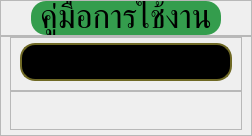
         <widget class="QWidget" name="manual_page">
          <layout class="QVBoxLayout" name="verticalLayout_6">
           <property name="spacing">
            <number>0</number>
           </property>
           <property name="leftMargin">
            <number>0</number>
           </property>
           <property name="topMargin">
            <number>0</number>
           </property>
           <property name="rightMargin">
            <number>0</number>
           </property>
           <property name="bottomMargin">
            <number>0</number>
           </property>
           <item>
            <widget class="QFrame" name="manual_title_group">
             <property name="maximumSize">
              <size>
               <width>16777215</width>
               <height>55</height>
              </size>
             </property>
             <property name="frameShape">
              <enum>QFrame::StyledPanel</enum>
             </property>
             <property name="frameShadow">
              <enum>QFrame::Raised</enum>
             </property>
             <layout class="QHBoxLayout" name="horizontalLayout_10">
              <property name="spacing">
               <number>0</number>
              </property>
              <property name="leftMargin">
               <number>30</number>
              </property>
              <property name="topMargin">
               <number>0</number>
              </property>
              <property name="rightMargin">
               <number>30</number>
              </property>
              <property name="bottomMargin">
               <number>0</number>
              </property>
              <item>
               <widget class="QLabel" name="manual_title">
                <property name="maximumSize">
                 <size>
                  <width>16777215</width>
                  <height>45</height>
                 </size>
                </property>
                <property name="font">
                 <font>
                  <family>Kanit</family>
                  <pointsize>25</pointsize>
                 </font>
                </property>
                <property name="styleSheet">
                 <string notr="true">background-color: rgb(52, 157, 77);
border-radius: 15px;</string>
                </property>
                <property name="text">
                 <string>คู่มือการใช้งาน</string>
                </property>
                <property name="alignment">
                 <set>Qt::AlignCenter</set>
                </property>
               </widget>
              </item>
             </layout>
            </widget>
           </item>
           <item>
            <widget class="QFrame" name="frame_3">
             <property name="frameShape">
              <enum>QFrame::StyledPanel</enum>
             </property>
             <property name="frameShadow">
              <enum>QFrame::Raised</enum>
             </property>
             <layout class="QVBoxLayout" name="verticalLayout_28">
              <property name="spacing">
               <number>0</number>
              </property>
              <property name="topMargin">
               <number>0</number>
              </property>
              <property name="bottomMargin">
               <number>5</number>
              </property>
              <item>
               <widget class="QFrame" name="frame_12">
                <property name="frameShape">
                 <enum>QFrame::StyledPanel</enum>
                </property>
                <property name="frameShadow">
                 <enum>QFrame::Raised</enum>
                </property>
                <layout class="QHBoxLayout" name="horizontalLayout_67">
                 <property name="topMargin">
                  <number>5</number>
                 </property>
                 <item>
                  <widget class="QGroupBox" name="manual_video">
                   <property name="styleSheet">
                    <string notr="true">QWidget {
	
	background-color: rgb(0, 0, 0);
	border: solid;
	border-width: 2px;
	border-color: rgb(111, 105, 37);
	border-radius: 15px;
	padding: 10px;
}</string>
                   </property>
                  </widget>
                 </item>
                </layout>
               </widget>
              </item>
              <item>
               <widget class="QFrame" name="frame_13">
                <property name="maximumSize">
                 <size>
                  <width>16777215</width>
                  <height>50</height>
                 </size>
                </property>
                <property name="styleSheet">
                 <string notr="true">QPushButton {
	border: none;
}</string>
                </property>
                <property name="frameShape">
                 <enum>QFrame::StyledPanel</enum>
                </property>
                <property name="frameShadow">
                 <enum>QFrame::Raised</enum>
                </property>
                <layout class="QHBoxLayout" name="horizontalLayout_66">
                 <property name="spacing">
                  <number>10</number>
                 </property>
                 <property name="topMargin">
                  <number>0</number>
                 </property>
                 <property name="bottomMargin">
                  <number>0</number>
                 </property>
                 <item>
                  <widget class="QPushButton" name="button_video_play">
                   <property name="minimumSize">
                    <size>
                     <width>0</width>
                     <height>0</height>
                    </size>
                   </property>
                   <property name="maximumSize">
                    <size>
                     <width>120</width>
                     <height>16777215</height>
                    </size>
                   </property>
                   <property name="font">
                    <font>
                     <family>Kanit</family>
                     <pointsize>20</pointsize>
                    </font>
                   </property>
                   <property name="cursor">
                    <cursorShape>PointingHandCursor</cursorShape>
                   </property>
                   <property name="styleSheet">
                    <string notr="true"/>
                   </property>
                   <property name="text">
                    <string/>
                   </property>
                   <property name="icon">
                    <iconset resource="resource.qrc">
                     <normaloff>:/assets/icon/play.png</normaloff>:/assets/icon/play.png</iconset>
                   </property>
                   <property name="iconSize">
                    <size>
                     <width>55</width>
                     <height>55</height>
                    </size>
                   </property>
                  </widget>
                 </item>
                 <item>
                  <widget class="QPushButton" name="button_video_pause">
                   <property name="minimumSize">
                    <size>
                     <width>0</width>
                     <height>0</height>
                    </size>
                   </property>
                   <property name="maximumSize">
                    <size>
                     <width>120</width>
                     <height>16777215</height>
                    </size>
                   </property>
                   <property name="font">
                    <font>
                     <family>Kanit</family>
                     <pointsize>20</pointsize>
                    </font>
                   </property>
                   <property name="cursor">
                    <cursorShape>PointingHandCursor</cursorShape>
                   </property>
                   <property name="styleSheet">
                    <string notr="true"/>
                   </property>
                   <property name="text">
                    <string/>
                   </property>
                   <property name="icon">
                    <iconset resource="resource.qrc">
                     <normaloff>:/assets/icon/pause.png</normaloff>:/assets/icon/pause.png</iconset>
                   </property>
                   <property name="iconSize">
                    <size>
                     <width>50</width>
                     <height>50</height>
                    </size>
                   </property>
                  </widget>
                 </item>
                 <item>
                  <widget class="QPushButton" name="button_video_stop">
                   <property name="minimumSize">
                    <size>
                     <width>0</width>
                     <height>0</height>
                    </size>
                   </property>
                   <property name="maximumSize">
                    <size>
                     <width>120</width>
                     <height>16777215</height>
                    </size>
                   </property>
                   <property name="font">
                    <font>
                     <family>Kanit</family>
                     <pointsize>20</pointsize>
                    </font>
                   </property>
                   <property name="cursor">
                    <cursorShape>PointingHandCursor</cursorShape>
                   </property>
                   <property name="styleSheet">
                    <string notr="true"/>
                   </property>
                   <property name="text">
                    <string/>
                   </property>
                   <property name="icon">
                    <iconset resource="resource.qrc">
                     <normaloff>:/assets/icon/stop-button.png</normaloff>:/assets/icon/stop-button.png</iconset>
                   </property>
                   <property name="iconSize">
                    <size>
                     <width>45</width>
                     <height>45</height>
                    </size>
                   </property>
                  </widget>
                 </item>
                </layout>
               </widget>
              </item>
             </layout>
            </widget>
           </item>
          </layout>
         </widget>
